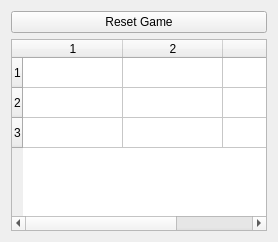
<?xml version="1.0" encoding="UTF-8"?>
<ui version="4.0">
 <class>GameWindow</class>
 <widget class="QWidget" name="GameWindow">
  <layout class="QVBoxLayout" name="verticalLayout">
   <item>
    <widget class="QPushButton" name="resetButton">
     <property name="text">
      <string>Reset Game</string>
     </property>
    </widget>
   </item>
   <item>
    <widget class="QTableWidget" name="gameTable">
     <property name="rowCount">
      <number>3</number>
     </property>
     <property name="columnCount">
      <number>3</number>
     </property>
    </widget>
   </item>
  </layout>
 </widget>
 <resources/>
 <connections/>
</ui>
